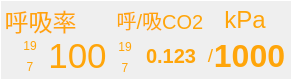
  <widget class="QFrame" name="frame_sp">
   <property name="geometry">
    <rect>
     <x>730</x>
     <y>573</y>
     <width>292</width>
     <height>80</height>
    </rect>
   </property>
   <property name="autoFillBackground">
    <bool>false</bool>
   </property>
   <property name="styleSheet">
    <string notr="true">color:rgb(255, 165, 10);
border-color: rgb(255, 255, 255);
border-style:solid;
border-width:1px;</string>
   </property>
   <property name="frameShape">
    <enum>QFrame::StyledPanel</enum>
   </property>
   <property name="frameShadow">
    <enum>QFrame::Plain</enum>
   </property>
   <widget class="QLabel" name="TextLabel_HuXiLv_ShangXian">
    <property name="geometry">
     <rect>
      <x>15</x>
      <y>36</y>
      <width>30</width>
      <height>20</height>
     </rect>
    </property>
    <property name="styleSheet">
     <string notr="true">border-style:none;</string>
    </property>
    <property name="text">
     <string>19</string>
    </property>
    <property name="alignment">
     <set>Qt::AlignCenter</set>
    </property>
   </widget>
   <widget class="QLabel" name="TextLabel_HuXiLv_value">
    <property name="geometry">
     <rect>
      <x>42</x>
      <y>36</y>
      <width>71</width>
      <height>40</height>
     </rect>
    </property>
    <property name="font">
     <font>
      <pointsize>26</pointsize>
      <weight>50</weight>
      <bold>false</bold>
     </font>
    </property>
    <property name="styleSheet">
     <string notr="true">border-style:none;</string>
    </property>
    <property name="text">
     <string>100</string>
    </property>
    <property name="alignment">
     <set>Qt::AlignCenter</set>
    </property>
   </widget>
   <widget class="QLabel" name="TextLabel_HuXiLvCo2_Co2_XiaXian">
    <property name="geometry">
     <rect>
      <x>110</x>
      <y>57</y>
      <width>30</width>
      <height>21</height>
     </rect>
    </property>
    <property name="styleSheet">
     <string notr="true">border-style:none;</string>
    </property>
    <property name="text">
     <string>7</string>
    </property>
    <property name="alignment">
     <set>Qt::AlignCenter</set>
    </property>
   </widget>
   <widget class="QLabel" name="TextLabel_HuXiLv">
    <property name="geometry">
     <rect>
      <x>5</x>
      <y>5</y>
      <width>71</width>
      <height>30</height>
     </rect>
    </property>
    <property name="font">
     <font>
      <pointsize>18</pointsize>
     </font>
    </property>
    <property name="styleSheet">
     <string notr="true">border-style:none;</string>
    </property>
    <property name="frameShape">
     <enum>QFrame::NoFrame</enum>
    </property>
    <property name="text">
     <string>呼吸率</string>
    </property>
    <property name="alignment">
     <set>Qt::AlignCenter</set>
    </property>
   </widget>
   <widget class="QLabel" name="TextLabel_HuXiLvCo2_Co2_value_XiRu">
    <property name="geometry">
     <rect>
      <x>141</x>
      <y>36</y>
      <width>60</width>
      <height>40</height>
     </rect>
    </property>
    <property name="font">
     <font>
      <pointsize>15</pointsize>
      <weight>75</weight>
      <bold>true</bold>
     </font>
    </property>
    <property name="styleSheet">
     <string notr="true">border-style:none;</string>
    </property>
    <property name="text">
     <string>0.123</string>
    </property>
    <property name="alignment">
     <set>Qt::AlignCenter</set>
    </property>
   </widget>
   <widget class="QLabel" name="TextLabel_HuXiLvCo2_Co2_ShangXian">
    <property name="geometry">
     <rect>
      <x>110</x>
      <y>36</y>
      <width>30</width>
      <height>22</height>
     </rect>
    </property>
    <property name="styleSheet">
     <string notr="true">border-style:none;</string>
    </property>
    <property name="text">
     <string>19</string>
    </property>
    <property name="alignment">
     <set>Qt::AlignCenter</set>
    </property>
   </widget>
   <widget class="QLabel" name="TextLabel_HuXiLv_XiaXian">
    <property name="geometry">
     <rect>
      <x>15</x>
      <y>57</y>
      <width>30</width>
      <height>20</height>
     </rect>
    </property>
    <property name="styleSheet">
     <string notr="true">border-style:none;</string>
    </property>
    <property name="text">
     <string>7</string>
    </property>
    <property name="alignment">
     <set>Qt::AlignCenter</set>
    </property>
   </widget>
   <widget class="QLabel" name="TextLabel_HuXiLvCo2_Co2">
    <property name="geometry">
     <rect>
      <x>110</x>
      <y>5</y>
      <width>100</width>
      <height>29</height>
     </rect>
    </property>
    <property name="font">
     <font>
      <pointsize>15</pointsize>
     </font>
    </property>
    <property name="styleSheet">
     <string notr="true">border-style:none;</string>
    </property>
    <property name="text">
     <string>呼/吸CO2</string>
    </property>
    <property name="alignment">
     <set>Qt::AlignCenter</set>
    </property>
   </widget>
   <widget class="QLabel" name="TextLabel_HuXiLvCo2_Co2_mmHg">
    <property name="geometry">
     <rect>
      <x>220</x>
      <y>5</y>
      <width>50</width>
      <height>30</height>
     </rect>
    </property>
    <property name="font">
     <font>
      <pointsize>18</pointsize>
     </font>
    </property>
    <property name="styleSheet">
     <string notr="true">border-style:none;</string>
    </property>
    <property name="text">
     <string>kPa</string>
    </property>
    <property name="alignment">
     <set>Qt::AlignCenter</set>
    </property>
   </widget>
   <widget class="QLabel" name="TextLabel_HuXiLvCo2_Co2_value_HuMo">
    <property name="geometry">
     <rect>
      <x>210</x>
      <y>36</y>
      <width>79</width>
      <height>40</height>
     </rect>
    </property>
    <property name="font">
     <font>
      <pointsize>24</pointsize>
      <weight>75</weight>
      <bold>true</bold>
     </font>
    </property>
    <property name="styleSheet">
     <string notr="true">border-style:none;</string>
    </property>
    <property name="text">
     <string>1000</string>
    </property>
    <property name="alignment">
     <set>Qt::AlignCenter</set>
    </property>
   </widget>
   <widget class="QLabel" name="TextLabel_HuXiLvCo2_Co2_value_XieXian">
    <property name="geometry">
     <rect>
      <x>200</x>
      <y>40</y>
      <width>21</width>
      <height>31</height>
     </rect>
    </property>
    <property name="font">
     <font>
      <pointsize>14</pointsize>
     </font>
    </property>
    <property name="styleSheet">
     <string notr="true">border-style:none;</string>
    </property>
    <property name="text">
     <string>/</string>
    </property>
    <property name="alignment">
     <set>Qt::AlignCenter</set>
    </property>
   </widget>
  </widget>
